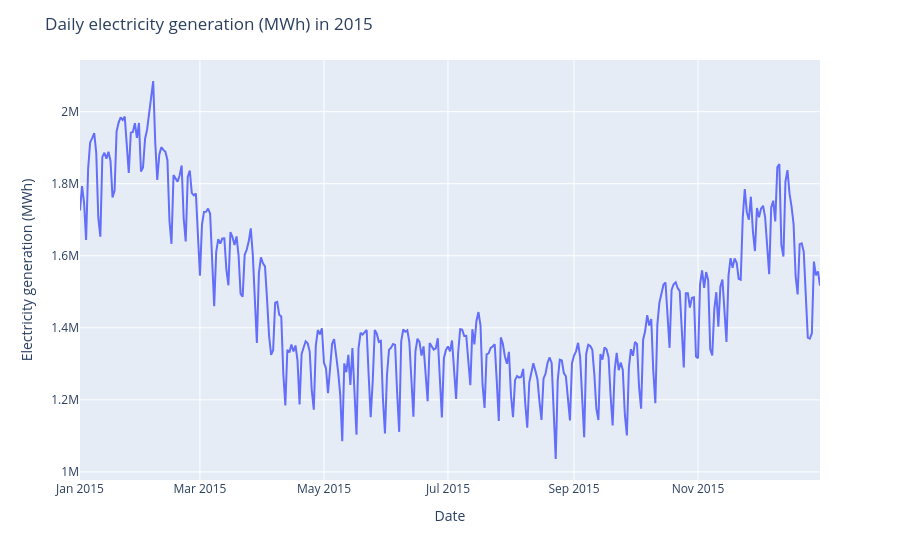

Notebook cell for this chart:
### Code cell
import plotly.express as px

color_map = {
    "Solar": "#FDB813",
    "Wind Onshore": "#1f77b4",
    "Nuclear": "#2ca02c",
    "Coal": "#7f7f7f",
    "Hydro Run-of-river and pondage": "#00a58c",
    "Hydro Water Reservoir": "#28d3f5",
    "Fossil Gas": "#d62728",
    "Fossil Oil": "#896060",
    "Fossil Hard coal": "#000000",
}

fig = px.line(
    g,
    x="date",
    y="daily_electricity",
    markers=False,
    color_discrete_map=color_map,
    labels={
        'daily_electricity':'Electricity generation (MWh)',
        'date':'Date',
    }
)
fig.update_layout(title="Daily electricity generation (MWh) in 2015")
fig.show()

### Figure 1 — Plotly figure (JSON) as saved in the notebook; plotly's stock layout.template omitted (floating-point values rounded to 4 significant figures; data arrays with more than 128 entries replaced by an {"elided": "..."} marker saying what was removed)
{"data": [{"hovertemplate": "Date=%{x}<br>Electricity generation (MWh)=%{y}<extra></extra>", "legendgroup": "", "line": {"color": "#636efa", "dash": "solid"}, "marker": {"symbol": "circle"}, "mode": "lines", "name": "", "orientation": "v", "showlegend": false, "type": "scatter", "x": {"elided": "365 str values"}, "xaxis": "x", "y": {"elided": "365 float values"}, "yaxis": "y"}], "layout": {"legend": {"tracegroupgap": 0}, "margin": {"t": 60}, "title": {"text": "Daily electricity generation (MWh) in 2015"}, "xaxis": {"anchor": "y", "domain": [0, 1], "title": {"text": "Date"}}, "yaxis": {"anchor": "x", "domain": [0, 1], "title": {"text": "Electricity generation (MWh)"}}}}
